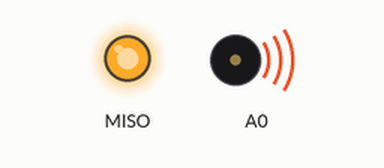
The program below on a simulated CircuitPython board. On the bench: output pins drawn as LEDs (lit = HIGH), buzzer (waves = sounding). At 1.0 s the program ends and the board releases its pins; the recording ends there.

Above: at 0.1 s.
Timing chart, 0 to 1.0 s (numbered marks = the images above):
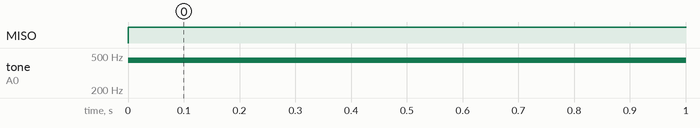

Measured:
- by itself, MISO: LOW → HIGH at 0.00 s
- by itself, tone on A0: silent → 444 Hz at 0.00 s

The program:

CircuitPlaygroundExpress_AudioSine.py
```python
import time
import array
import math
import audioio
import board
import digitalio

FREQUENCY = 440  # 440 Hz middle 'A'
SAMPLERATE = 8000  # 8000 samples/second, recommended!

# Generate one period of sine wav.
length = SAMPLERATE // FREQUENCY
sine_wave = array.array("H", [0] * length)
for i in range(length):
    sine_wave[i] = int(math.sin(math.pi * 2 * i / 18) * (2 ** 15) + 2 ** 15)

# enable the speaker
speaker_enable = digitalio.DigitalInOut(board.SPEAKER_ENABLE)
speaker_enable.direction = digitalio.Direction.OUTPUT
speaker_enable.value = True

audio = audioio.AudioOut(board.A0)
sine_wave_sample = audioio.RawSample(sine_wave)

audio.play(sine_wave_sample, loop=True)  # keep playing the sample over and over
time.sleep(1)  # until...
audio.stop()  # we tell the board to stop
```
